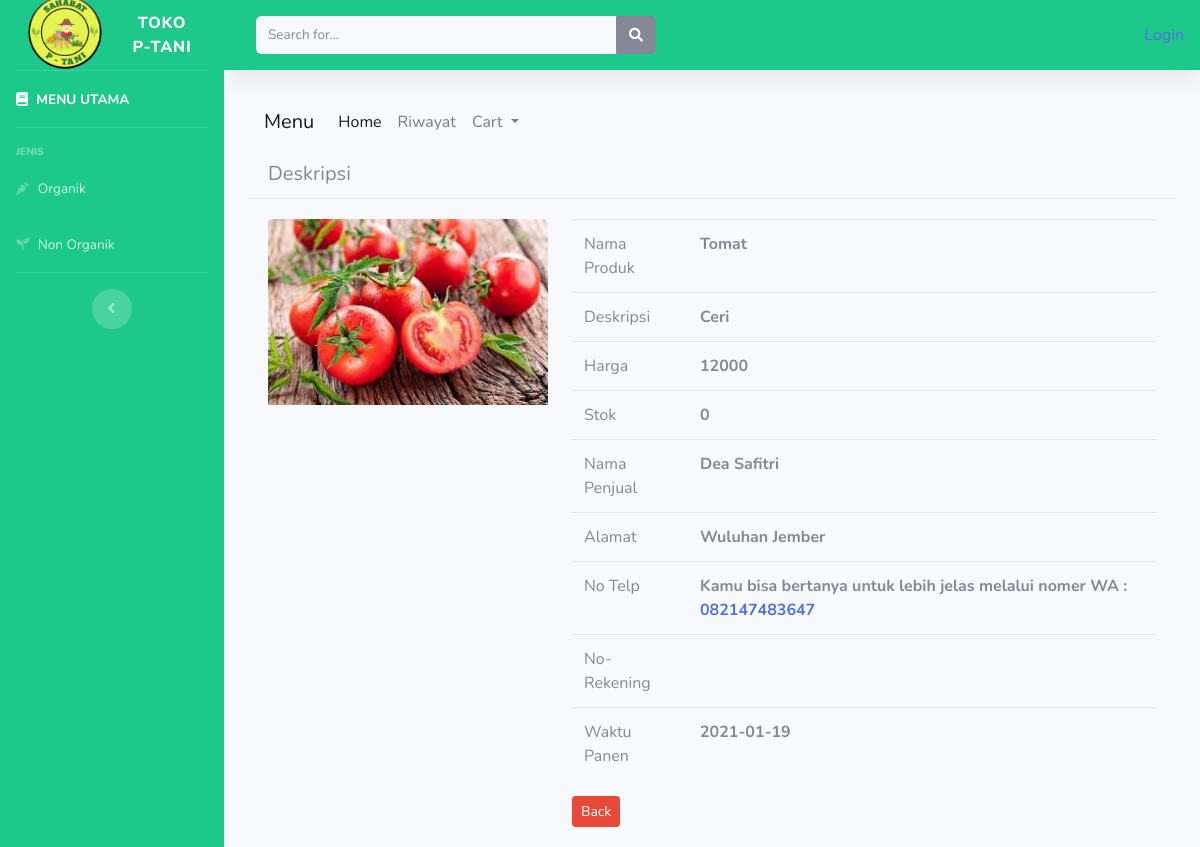
The app's page /index.php/dashboard1/detail/11 with its own data.
### tables this page shows
CREATE TABLE `tb_barang` (
  `id_brg` int(11) NOT NULL,
  `nama_penjual` varchar(60) NOT NULL,
  `alamat` varchar(200) NOT NULL,
  `telp` varchar(25) NOT NULL,
  `nama_brg` varchar(120) NOT NULL,
  `keterangan` varchar(600) NOT NULL,
  `kategori` varchar(60) NOT NULL,
  `jenis` varchar(60) NOT NULL,
  `harga` int(11) NOT NULL,
  `stok` int(4) NOT NULL,
  `min_pembelian` varchar(40) NOT NULL,
  `no_rek` varchar(100) NOT NULL,
  `waktu_panen` date NOT NULL,
  `gambar` text NOT NULL
);

### application/controllers/Dashboard1.php (called while the page is built, shortened)
<?php
class Dashboard1 extends CI_Controller{
	public function detail($id_brg)
	{
		$data['barang'] = $this->model_barang->detail_brg($id_brg);
		$this->load->view('templates/header');
		$this->load->view('templates/sidebar');
		$this->load->view('detail_barang', $data);
		$this->load->view('templates/footer');
	}
}
?>

### index.php (called while the page is built, shortened)
<?php
require_once BASEPATH.'core/CodeIgniter.php';

### application/models/model_barang.php (called while the page is built, shortened)
<?php
class Model_barang extends CI_Model{
public function detail_brg($id_brg)
{
	$result = $this->db->where('id_brg', $id_brg)->get('tb_barang');
	if($result->num_rows() > 0){
		return $result->result();
	}else{
		return false;
	}
}
}
?>

### application/views/detail_barang.php (the view, shortened to what this page needs)
<div class="container-fluid">
<nav class="navbar navbar-expand-lg navbar-light bg-light">
  <a class="navbar-brand" href="#">Menu</a>
  <div class="collapse navbar-collapse" id="navbarNavDropdown">
    <ul class="navbar-nav">
      <li class="nav-item active">
        <a class="nav-link" href="<?php echo base_url('dashboard1/')?>">Home <span class="sr-only">(current)</span></a>
      </li>
      <li class="nav-item">
        <a class="nav-link" href="<?php echo base_url('riwayat/')?>">Riwayat</a>
      </li>
      <li class="nav-item dropdown">
        <a class="nav-link dropdown-toggle" href="#" id="navbarDropdownMenuLink" role="button" data-toggle="modal" data-target="#cart" aria-haspopup="true" aria-expanded="false">
          Cart
        </a>
      </li>
    </ul>
  </div>
</nav>
<div>
  <h5 class="card-header">Deskripsi</h5>
  <div class="card-body">
<?php foreach($barang as $brg) : ?>
    <div class="row">
    	<div class="col-md-4">
    		<img src="<?php echo base_url().'/uploads/'.$brg->gambar?>" class="card-img-top">
    	</div>
    	<div class="col-md-8">
    		<table class="table">
    			<tr>
    				<td>Nama Produk</td>
    				<td><strong><?php echo $brg->nama_brg ?></strong></td>
    			</tr>
    			<tr>
    				<td>Deskripsi</td>
    				<td><strong><?php echo $brg->keterangan ?></strong></td>
    			</tr>
           <tr>
            <td>Harga</td>
            <td><strong><?php echo $brg->harga ?></strong></td>
          </tr>
          <tr>
            <td>Stok</td>
            <td><strong><?php echo $brg->stok ?></strong></td>
          </tr>
          <tr>
            <td>Nama Penjual</td>
            <td><strong><?php echo $brg->nama_penjual ?></strong></td>
          </tr>
          <tr>
            <td>Alamat</td>
            <td><strong><?php echo $brg->alamat ?></strong></td>
          </tr>
          <tr>
            <td>No Telp</td>
            <td><strong>Kamu bisa bertanya untuk lebih jelas melalui nomer WA : <a href="https://api.whatsapp.com/send?phone=<?php echo $brg->telp ?>&text=Hi"><?php echo $brg->telp ?></a></strong></td>
          </tr>
          <tr>
            <td>No-Rekening</td>
            <td><strong><?php echo $brg->no_rek ?></strong></td>
          </tr>
          <tr>
            <td>Waktu Panen</td>
            <td><strong><?php echo $brg->waktu_panen ?></strong></td>
          </tr>
    		</table>
    		  <?php echo anchor('dashboard1/index/', '<div class="btn btn-sm btn-danger">Back</div>') ?>
    	</div>
    </div>
<?php endforeach; ?>
  </div>
</div>
</div>

### application/bg.css (style rules this page uses)
body { background-image: url(uploads/bg.png); }

### records on screen
tb_barang: gambar (picture), nama_brg "Tomat", keterangan "Ceri", harga "12000", stok "0", nama_penjual "Dea Safitri", alamat "Wuluhan Jember", telp "082147483647", waktu_panen "2021-01-19"

### other values on screen
anchor('auth/login', 'Login') "Login"
